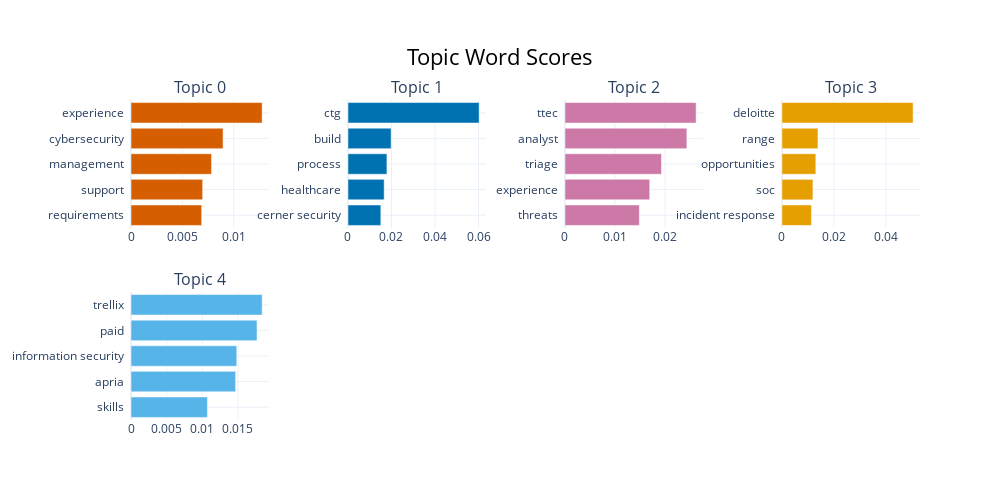

Source (notebook cell):
### Code cell
#model with careeronestop data
topic_model.visualize_barchart(top_n_topics=5)

### Figure 1 — Plotly figure (JSON) as saved in the notebook; plotly's stock layout.template omitted (floating-point values rounded to 4 significant figures)
{"data": [{"marker": {"color": "#D55E00"}, "orientation": "h", "type": "bar", "x": [0.006879, 0.006975, 0.00784, 0.008961, 0.01277], "xaxis": "x", "y": ["requirements  ", "support  ", "management  ", "cybersecurity  ", "experience  "], "yaxis": "y"}, {"marker": {"color": "#0072B2"}, "orientation": "h", "type": "bar", "x": [0.0151, 0.01663, 0.01789, 0.01982, 0.06028], "xaxis": "x2", "y": ["cerner security  ", "healthcare  ", "process  ", "build  ", "ctg  "], "yaxis": "y2"}, {"marker": {"color": "#CC79A7"}, "orientation": "h", "type": "bar", "x": [0.01485, 0.01693, 0.01927, 0.02434, 0.02619], "xaxis": "x3", "y": ["threats  ", "experience  ", "triage  ", "analyst  ", "ttec  "], "yaxis": "y3"}, {"marker": {"color": "#E69F00"}, "orientation": "h", "type": "bar", "x": [0.01135, 0.01193, 0.01305, 0.01386, 0.05046], "xaxis": "x4", "y": ["incident response  ", "soc  ", "opportunities  ", "range  ", "deloitte  "], "yaxis": "y4"}, {"marker": {"color": "#56B4E9"}, "orientation": "h", "type": "bar", "x": [0.01072, 0.01467, 0.01483, 0.01767, 0.01839], "xaxis": "x5", "y": ["skills  ", "apria  ", "information security  ", "paid  ", "trellix  "], "yaxis": "y5"}], "layout": {"annotations": [{"font": {"size": 16}, "showarrow": false, "text": "Topic 0", "x": 0.0875, "xanchor": "center", "xref": "paper", "y": 1, "yanchor": "bottom", "yref": "paper"}, {"font": {"size": 16}, "showarrow": false, "text": "Topic 1", "x": 0.3625, "xanchor": "center", "xref": "paper", "y": 1, "yanchor": "bottom", "yref": "paper"}, {"font": {"size": 16}, "showarrow": false, "text": "Topic 2", "x": 0.6375, "xanchor": "center", "xref": "paper", "y": 1, "yanchor": "bottom", "yref": "paper"}, {"font": {"size": 16}, "showarrow": false, "text": "Topic 3", "x": 0.9125, "xanchor": "center", "xref": "paper", "y": 1, "yanchor": "bottom", "yref": "paper"}, {"font": {"size": 16}, "showarrow": false, "text": "Topic 4", "x": 0.0875, "xanchor": "center", "xref": "paper", "y": 0.4, "yanchor": "bottom", "yref": "paper"}], "height": 500, "hoverlabel": {"bgcolor": "white", "font": {"family": "Rockwell", "size": 16}}, "showlegend": false, "title": {"font": {"color": "Black", "size": 22}, "text": "Topic Word Scores", "x": 0.5, "xanchor": "center", "yanchor": "top"}, "width": 1000, "xaxis": {"anchor": "y", "domain": [0, 0.175], "showgrid": true}, "xaxis2": {"anchor": "y2", "domain": [0.275, 0.45], "showgrid": true}, "xaxis3": {"anchor": "y3", "domain": [0.55, 0.725], "showgrid": true}, "xaxis4": {"anchor": "y4", "domain": [0.825, 1], "showgrid": true}, "xaxis5": {"anchor": "y5", "domain": [0, 0.175], "showgrid": true}, "xaxis6": {"anchor": "y6", "domain": [0.275, 0.45], "showgrid": true}, "xaxis7": {"anchor": "y7", "domain": [0.55, 0.725], "showgrid": true}, "xaxis8": {"anchor": "y8", "domain": [0.825, 1], "showgrid": true}, "yaxis": {"anchor": "x", "domain": [0.6, 1], "showgrid": true}, "yaxis2": {"anchor": "x2", "domain": [0.6, 1], "showgrid": true}, "yaxis3": {"anchor": "x3", "domain": [0.6, 1], "showgrid": true}, "yaxis4": {"anchor": "x4", "domain": [0.6, 1], "showgrid": true}, "yaxis5": {"anchor": "x5", "domain": [0, 0.4], "showgrid": true}, "yaxis6": {"anchor": "x6", "domain": [0, 0.4], "showgrid": true}, "yaxis7": {"anchor": "x7", "domain": [0, 0.4], "showgrid": true}, "yaxis8": {"anchor": "x8", "domain": [0, 0.4], "showgrid": true}}}
